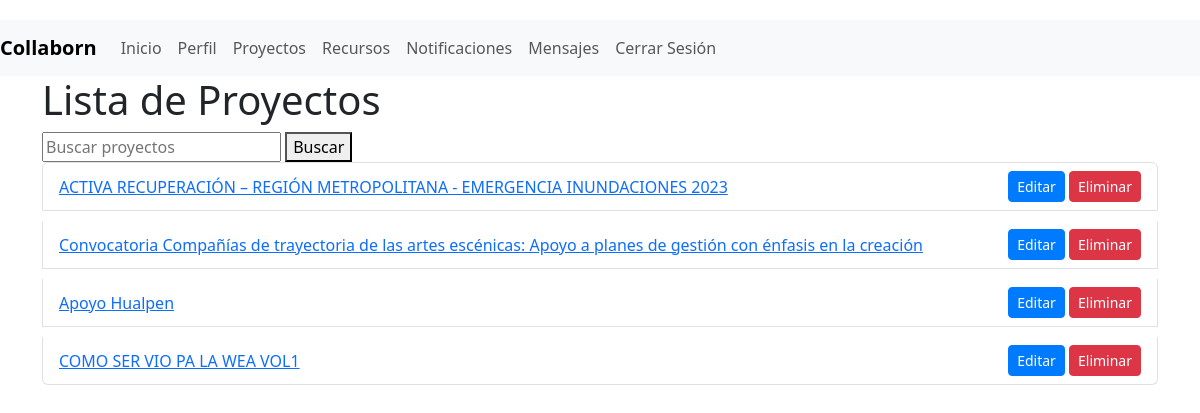
The app's page /proyectos/ (signed in) with its own data.
### myapp/models.py (models this page shows, shortened)
class Proyecto(models.Model):
    nombre = models.CharField(max_length=200)
    descripcion = models.TextField()
    fecha_inicio = models.DateField()
    fecha_fin = models.DateField()
    creador = models.ForeignKey(User, related_name='proyectos_creados', on_delete=models.CASCADE)

### myapp/views.py (the view)
# urls.py: path('proyectos/', views.proyecto_list, name='proyecto_list'),
@login_required
def proyecto_list(request):
    query = request.GET.get('q')
    filter_by = request.GET.get('filter_by')
    proyectos = Proyecto.objects.all()
    if query:
        proyectos = proyectos.filter(
            Q(nombre__icontains=query) | Q(descripcion__icontains=query)
        )
    if filter_by:
        if filter_by == 'mis_proyectos':
            proyectos = proyectos.filter(creador=request.user)
    return render(request, 'myapp/proyecto_list.html', {'proyectos': proyectos})

### myapp/templates/myapp/proyecto_list.html (shortened to what this page needs)
{% extends 'myapp/base.html' %}
{% block content %}
<h1>Lista de Proyectos</h1>
<form method="get">
    <input type="text" name="q" placeholder="Buscar proyectos" value="{{ request.GET.q }}">
    <button type="submit">Buscar</button>
</form>
<ul class="list-group">
    {% for proyecto in proyectos %}
    <li class="list-group-item d-flex justify-content-between align-items-center">
        <a href="{% url 'proyecto_detail' proyecto.id %}">{{ proyecto.nombre }}</a>
        <span>
            <a href="{% url 'proyecto_edit' proyecto.id %}" class="btn btn-primary btn-sm">Editar</a>
            <a href="{% url 'proyecto_delete' proyecto.id %}" class="btn btn-danger btn-sm">Eliminar</a>
        </span>
    </li>
    {% endfor %}
</ul>
{% endblock %}

### myapp/static/css/style.css (style rules this page uses)
body { padding-top: 20px; }
.btn-primary { background-color: #007bff; border-color: #007bff; }
.list-group-item { margin-bottom: 10px; }

### records on screen
Proyecto: nombre "ACTIVA RECUPERACIÓN – REGIÓN METROPOLITANA - EMERGENCIA INUNDACIONES 2023"
Proyecto: nombre "Convocatoria Compañías de trayectoria de las artes escénicas: Apoyo a planes de gestión con énfasis en la creación"
Proyecto: nombre "Apoyo Hualpen"
Proyecto: nombre "COMO SER VIO PA LA WEA VOL1"
